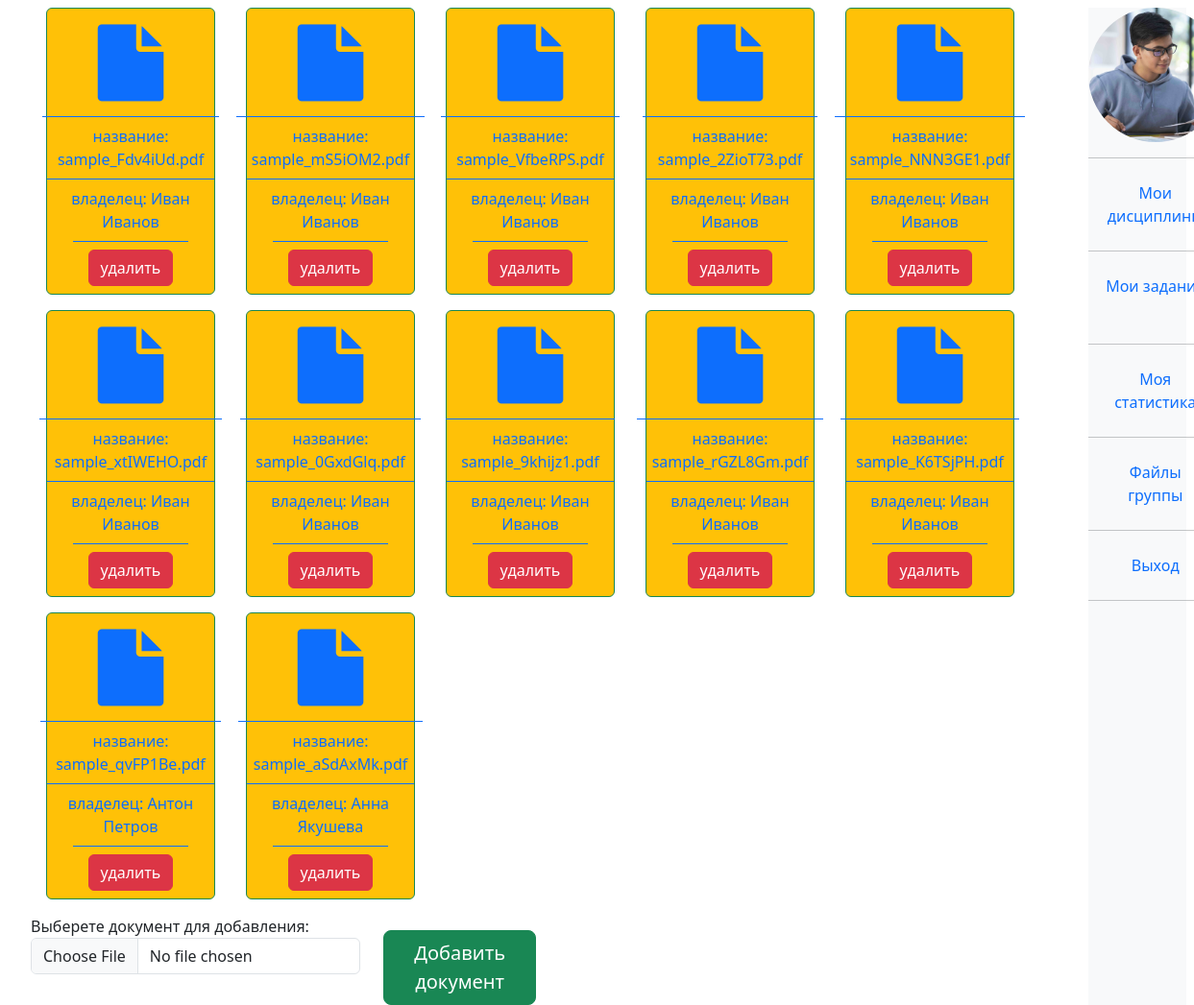
Page /student/group_files/subject/1 (signed in) on the committed database.
### univ_app/models.py (models this page shows, shortened)
class Document(models.Model):
    title = models.CharField(max_length=200, default = '', blank = True)
    subject = models.ForeignKey("Subject", blank = True, null = True, on_delete = models.SET_NULL)
    student = models.ForeignKey("Student", blank = True, null = True, on_delete = models.SET_NULL)
    doc = models.FileField(upload_to = "uploads/documents/", null = True)
    @property
    def filename(self):
        return os.path.basename(self.doc.name)

class Student(models.Model):
    user = models.OneToOneField(User, null=True, blank=True, on_delete=models.CASCADE)
    st_group = models.ForeignKey("StGroup", blank = True, null = True, on_delete = models.SET_NULL)
    profile_picture = models.ImageField(upload_to = "uploads/profile_pictures/%Y/", default = "student.jpg", null = True)
    def __str__(self):
        return self.user.first_name

### univ_app/decorators.py (the view)
        def wrapper(request, *args, **kwargs):
            group = None
            if request.user.groups.exists():
                group = request.user.groups.all()[0].name
            if group in allowed_groups:
                return view_func(request, *args, **kwargs)
            else:
                return HttpResponse("У вас нет прав доступа к этой странице")

### univ_app/forms.py
class DocumentForm(forms.ModelForm):
    class Meta:
        model = Document
        fields = ['doc']
        labels = {
            'doc': "Выберете документ для добавления",
        }
    def __init__(self, *args, **kwargs):
        super(DocumentForm, self).__init__(*args, **kwargs)
        for name, field in self.fields.items():
            field.widget.attrs.update({'class': 'form-control'})

### univ_app/templatetags/user_tags.py (called while the page is built)
@register.filter(name='has_group')
def has_group(user, group_name):
    return user.groups.filter(name=group_name).exists()

### univ_app/views.py (called while the page is built, shortened)
@allowed_users(allowed_groups = ["student"])
def s_group_files_subject(request,subject_id):
    student = request.user.student
    subject = Subject.objects.get(id = subject_id)
    docs = subject.document_set.all()
    form = DocumentForm()
    ctx = {
        "docs":docs,
        "subject" : subject,
        "form":form,
    }
    return render(request, "student_views/s_group_files_subject.html", ctx)

### templates/student_views/s_group_files_subject.html (shortened to what this page needs)
{%extends "base.html"%}
{% block s_group_files_subject %}
<div class = "container-fluid">
  <div class="d-flex flex-wrap ">
    {%for doc in docs%}
    <div class="card border-success bg-warning align-items-center text-center mb-3 mx-3" style="max-width: 11rem;">
      <div class="card-body text-primary">
        <p class="card-text"><a class="mb-1" href = {{doc.doc.url}}> <i class="fa fa-file fa-5x"></i> </a></p>
      </div>
      <div class=" text-primary card-footer bg-transparent border-primary">название: {{doc.filename|slice:":20"}}</div>
      <div class=" text-primary card-footer bg-transparent border-primary">владелец: {{doc.student|slice:":20"}}</div>
      <div class=" text-primary card-footer bg-transparent border-primary"><a href = "{%url 'delete_doc' subject.id doc.id%}" class ="btn btn-danger" > удалить</a></div>
    </div>
    {%endfor%}
  </div>
  <form class="form-group" action="{% url 's_group_files_subject' subject.id   %}" method="post" enctype="multipart/form-data">
    <div class = "row">
      <div class = "col-4">
    {{form.as_p}}
      </div>
      <div class = "col-2">
    <button class = "btn btn-success btn-lg mt-3" type="submit" name="button"> Добавить документ </button>
      </div>
    </div>
  </form>
</div>
{% endblock %}

### univ_app/static/univ_app/css/base.css (style rules this page uses)
body { background: white; }

### templates/base.html (style rules this page uses)
body { background-color:white; }

### rows in the picture
Document: filename "sample_Fdv4iUd.pdf", student "Иван Иванов"
Document: filename "sample_mS5iOM2.pdf", student "Иван Иванов"
Document: filename "sample_VfbeRPS.pdf", student "Иван Иванов"
Document: filename "sample_2ZioT73.pdf", student "Иван Иванов"
Document: filename "sample_NNN3GE1.pdf", student "Иван Иванов"
Document: filename "sample_xtIWEHO.pdf", student "Иван Иванов"
Document: filename "sample_0GxdGlq.pdf", student "Иван Иванов"
Document: filename "sample_9khijz1.pdf", student "Иван Иванов"
Document: filename "sample_rGZL8Gm.pdf", student "Иван Иванов"
Document: filename "sample_K6TSjPH.pdf", student "Иван Иванов"
Document: filename "sample_qvFP1Be.pdf", student "Антон Петров"
Document: filename "sample_aSdAxMk.pdf", student "Анна Якушева"
